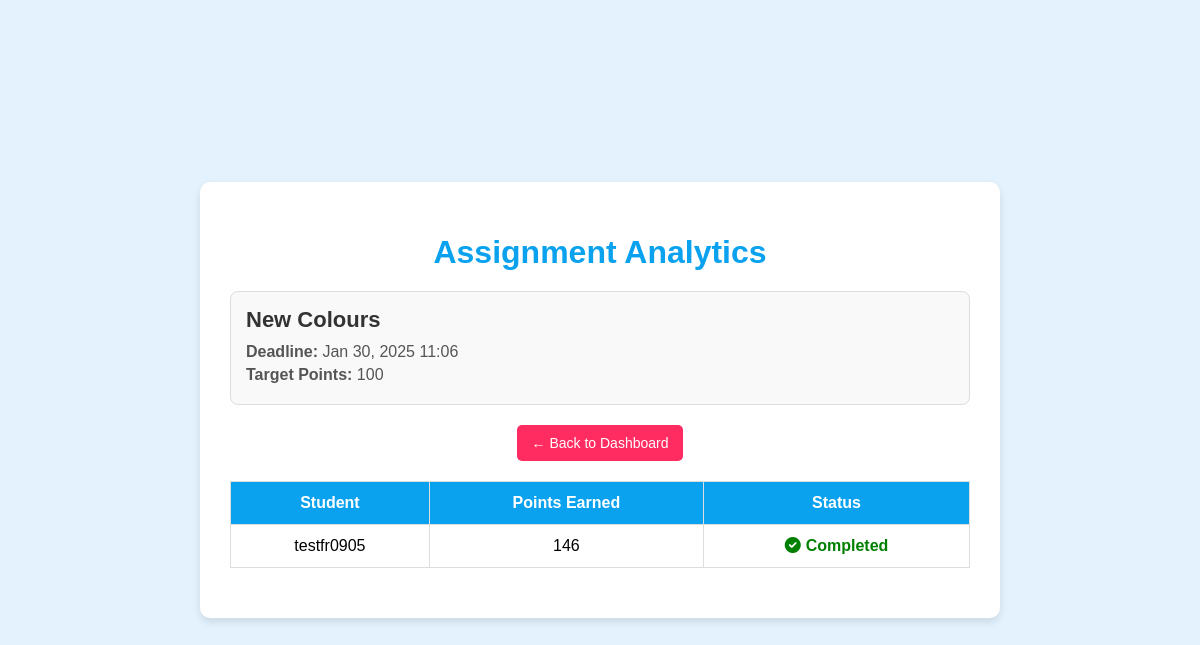
/assignment-analytics/2/ (signed in), run on the app's committed database.
### learning/models.py (models this page shows, shortened)
class Assignment(models.Model):
    name = models.CharField(max_length=255)
    class_assigned = models.ForeignKey(Class, on_delete=models.CASCADE)
    vocab_list = models.ForeignKey(VocabularyList, on_delete=models.CASCADE)
    deadline = models.DateTimeField()
    target_points = models.IntegerField()  # Total target points for the assignment
    include_flashcards = models.BooleanField(default=False)
    points_per_flashcard = models.IntegerField(default=1)
    include_matchup = models.BooleanField(default=False)
    points_per_matchup = models.IntegerField(default=1)
    include_fill_gap = models.BooleanField(default=False)
    points_per_fill_gap = models.IntegerField(default=1)
    include_destroy_wall = models.BooleanField(default=False)
    points_per_destroy_wall = models.IntegerField(default=1)
    include_unscramble = models.BooleanField(default=False)
    points_per_unscramble = models.IntegerField(default=1)
    include_listening_dictation = models.BooleanField(default=False)
    points_per_listening_dictation = models.IntegerField(default=1)
    include_listening_translation = models.BooleanField(default=False)
    points_per_listening_translation = models.IntegerField(default=1)
    teacher = models.ForeignKey(User, on_delete=models.CASCADE, limit_choices_to={'is_teacher': True})

class AssignmentProgress(models.Model):
    student = models.ForeignKey(Student, on_delete=models.CASCADE)
    assignment = models.ForeignKey(Assignment, on_delete=models.CASCADE)
    points_earned = models.IntegerField(default=0)
    time_spent = models.DurationField(default=timedelta())

class Student(models.Model):
    school = models.ForeignKey(School, on_delete=models.CASCADE)
    id = models.UUIDField(primary_key=True, default=uuid.uuid4, editable=False)
    first_name = models.CharField(max_length=50)
    last_name = models.CharField(max_length=50)
    year_group = models.IntegerField()
    date_of_birth = models.DateField()
    username = models.CharField(max_length=50, unique=True)
    password = models.CharField(max_length=50)
    classes = models.ManyToManyField(Class, related_name="students")
    last_login = models.DateTimeField(null=True, blank=True)
    total_points = models.PositiveIntegerField(default=0)
    weekly_points = models.PositiveIntegerField(default=0)
    monthly_points = models.PositiveIntegerField(default=0)
    last_activity = models.DateField(null=True, blank=True)  # Last day they practiced
    current_streak = models.PositiveIntegerField(default=0)  # How many days in a row
    highest_streak = models.PositiveIntegerField(default=0)  # Their best-ever streak
    assignments_completed = models.PositiveIntegerField(default=0)  # Number of completed assignments
    flashcard_games_played = models.PositiveIntegerField(default=0)
    match_up_games_played = models.PositiveIntegerField(default=0)
    destroy_wall_games_played = models.PositiveIntegerField(default=0)

### learning/views.py (the view)
# urls.py: path('assignment-analytics/<int:assignment_id>/', views.assignment_analytics, name='assignment_analytics'),
@login_required
def assignment_analytics(request, assignment_id):
    assignment = get_object_or_404(Assignment, id=assignment_id)
    progress_list = AssignmentProgress.objects.filter(assignment=assignment)
    return render(request, "learning/assignment_analytics.html", {
        "assignment": assignment,
        "progress_list": progress_list,
    })

### learning/templates/learning/assignment_analytics.html (shortened to what this page needs)
<!DOCTYPE html>
<html lang="en">
<head>
  <link rel="stylesheet" href="https://cdnjs.cloudflare.com/ajax/libs/font-awesome/6.0.0/css/all.min.css">
</head>
<body>
  <div class="container">
    <h1>Assignment Analytics</h1>
    <div class="assignment-details">
      <h2>{{ assignment.name }}</h2>
      <p><strong>Deadline:</strong> {{ assignment.deadline|date:"M d, Y H:i" }}</p>
      <p><strong>Target Points:</strong> {{ assignment.target_points }}</p>
    </div>
    <a href="{% url 'teacher_dashboard' %}" class="back-link">&larr; Back to Dashboard</a>
    <table>
      <thead>
        <tr>
          <th>Student</th>
          <th>Points Earned</th>
          <th>Status</th>
        </tr>
      </thead>
      <tbody>
        {% for progress in progress_list %}
        <tr>
          <td>{{ progress.student.username }}</td>
          <td>{{ progress.points_earned }}</td>
          <td>
            {% if progress.completed or progress.points_earned >= assignment.target_points %}
              <span class="status-completed">
                <i class="fas fa-check-circle"></i>Completed
              </span>
            {% else %}
              <span class="status-incomplete">
                <i class="fas fa-times-circle"></i>Incomplete
              </span>
            {% endif %}
          </td>
        </tr>
        {% endfor %}
      </tbody>
    </table>
  </div>
</body>
</html>

### learning/templates/learning/assignment_analytics.html (style rules this page uses)
*, *::before, *::after { box-sizing: border-box; }
body { font-family: Arial, sans-serif; background: #e3f2fd; margin: 0; padding: 20px; display: flex; justify-content: center; align-items: center; min-height: 100vh; }
.container { max-width: 800px; width: 100%; background: #fff; border-radius: 10px; padding: 30px; box-shadow: 0 4px 8px rgba(0,0,0,0.1); text-align: center; }
h1 { color: #0aa2ef; margin-bottom: 20px; }
.assignment-details { background: #f9f9f9; border: 1px solid #ddd; border-radius: 8px; padding: 15px; margin-bottom: 20px; text-align: left; }
.assignment-details h2 { margin: 0 0 10px; color: #333; font-size: 22px; }
.assignment-details p { margin: 5px 0; font-size: 16px; color: #555; }
.back-link { display: inline-block; margin-bottom: 20px; background-color: #ff2c61; color: #fff; padding: 10px 15px; border-radius: 5px; text-decoration: none; transition: background-color 0.3s ease; font-size: 14px; }
table { width: 100%; border-collapse: collapse; margin-bottom: 20px; }
table th, table td { border: 1px solid #ddd; padding: 12px; text-align: center; font-size: 16px; }
table th { background-color: #0aa2ef; color: #fff; }
.status-completed { color: green; font-weight: bold; }
.status-completed i { margin-right: 5px; color: green; }

### data on the page
Assignment: name "New Colours", deadline "Jan 30, 2025 11:06", target_points "100"
AssignmentProgress: student.username "testfr0905", points_earned "146", shows "Completed"
